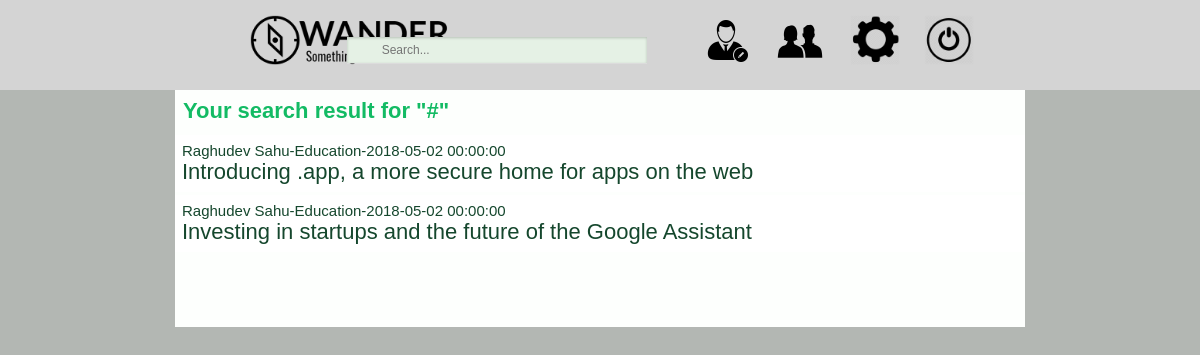
/hashtag.php (signed in), run on the app's committed database.
### tables this page shows
CREATE TABLE `blog` (
  `blog_id` int(11) NOT NULL,
  `blog_title` text NOT NULL,
  `blog_type` text NOT NULL,
  `blog_picArray` text NOT NULL,
  `blog_added` datetime NOT NULL,
  `blog_content` mediumtext NOT NULL,
  `added_id` int(11) NOT NULL,
  `blog_status` enum('0','1') NOT NULL
);

CREATE TABLE `users` (
  `u_id` int(11) NOT NULL,
  `username` varchar(255) NOT NULL,
  `first_name` varchar(255) NOT NULL,
  `last_name` varchar(255) NOT NULL,
  `email` varchar(255) NOT NULL,
  `password` varchar(32) NOT NULL,
  `sign_up_date` date NOT NULL,
  `activated` enum('0','1') NOT NULL
);

### hashtag.php (the view, shortened to what this page needs)
<?php include("./inc/header.inc.php"); ?>
<div class="contentWrap">
<?php
	$searched=$_REQUEST["q"];
	echo "<h2>Your search result for \"#$searched\"</h2>";
	$blogQuery=mysqli_query($conn,"SELECT * FROM blog")or die(mysqli_error($conn));
			while($brow=mysqli_fetch_assoc($blogQuery)){
				$fblogId=$brow["blog_id"];
				$fblogTitle=$brow["blog_title"];
				$fblogType=$brow["blog_type"];
				$fblogAdded=$brow["blog_added"];
				$fblogContent=$brow["blog_content"];
				$fblogUId=$brow["added_id"];
				$followUserQuery=mysqli_query($conn,"SELECT first_name,last_name FROM users WHERE u_id='$fblogUId'")or die(mysqli_error($conn));
			    if($urow=mysqli_fetch_assoc($followUserQuery)){
				    $fFirstName=$urow["first_name"];
				    $fLastName=$urow["last_name"];
				    $fName=$fFirstName." ".$fLastName;
			    }
				if(strstr($fblogContent,"#".$searched)!=FALSE){
    	    		echo "<button class='accord' onclick='blogDisplay(".$fblogId.")'>
								<div style='font-size:15px;'>".
									$fName."-".$fblogType."-".$fblogAdded."
								</div>";
								echo $fblogTitle;
							echo "</button>";
    			}
			}
?>
</div>

### css/style.css (style rules this page uses)
* { font-family: Arial, Helvetica, Sans-serif; margin: 0px; }
body { background-color: #b3b7b3; }
h2 { font-family: Arial, Helvetica, Sans-serif; font-size: 22px; padding: 8px; color: #13bb64; }
.contentWrap { height: -webkit-fill-available; width: 850px; margin:auto; background-color: #fdfffd; padding-top: 90px; padding-bottom: 75px; }
.accord { background-color: #fff; color: #15472d; cursor: pointer; padding: 7px; border: none; text-align: left; outline: none; width: 100%; font-size: 22px; transition: 0.4s; margin-top: 3px; }

### data on the page
blog: users.first_name+last_name "Raghudev Sahu", blog_type "Education", blog_added "2018-05-02 00:00:00", blog_title "Introducing .app, a more secure home for apps on the web"
blog: users.first_name+last_name "Raghudev Sahu", blog_type "Education", blog_added "2018-05-02 00:00:00", blog_title "Investing in startups and the future of the Google Assistant"
